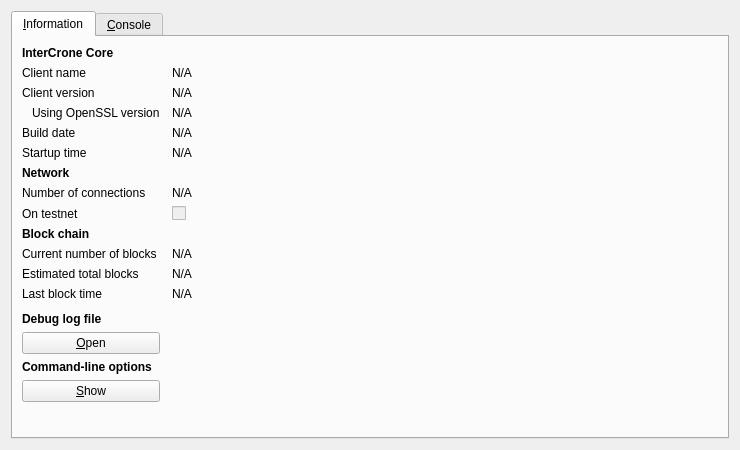
<?xml version="1.0" encoding="UTF-8"?>
<ui version="4.0">
 <class>RPCConsole</class>
 <widget class="QDialog" name="RPCConsole">
  <property name="geometry">
   <rect>
    <x>0</x>
    <y>0</y>
    <width>740</width>
    <height>450</height>
   </rect>
  </property>
  <property name="windowTitle">
   <string>InterCrone - Debug window</string>
  </property>
  <layout class="QVBoxLayout" name="verticalLayout_2">
   <item>
    <widget class="QTabWidget" name="tabWidget">
     <property name="currentIndex">
      <number>0</number>
     </property>
     <widget class="QWidget" name="tab_info">
      <attribute name="title">
       <string>&amp;Information</string>
      </attribute>
      <layout class="QGridLayout" name="gridLayout" columnstretch="0,1">
       <property name="horizontalSpacing">
        <number>12</number>
       </property>
       <item row="0" column="0">
        <widget class="QLabel" name="label_9">
         <property name="font">
          <font>
           <weight>75</weight>
           <bold>true</bold>
          </font>
         </property>
         <property name="text">
          <string>InterCrone Core</string>
         </property>
        </widget>
       </item>
       <item row="1" column="0">
        <widget class="QLabel" name="label_5">
         <property name="text">
          <string>Client name</string>
         </property>
        </widget>
       </item>
       <item row="1" column="1">
        <widget class="QLabel" name="clientName">
         <property name="cursor">
          <cursorShape>IBeamCursor</cursorShape>
         </property>
         <property name="text">
          <string>N/A</string>
         </property>
         <property name="textFormat">
          <enum>Qt::PlainText</enum>
         </property>
         <property name="textInteractionFlags">
          <set>Qt::LinksAccessibleByMouse|Qt::TextSelectableByKeyboard|Qt::TextSelectableByMouse</set>
         </property>
        </widget>
       </item>
       <item row="2" column="0">
        <widget class="QLabel" name="label_6">
         <property name="text">
          <string>Client version</string>
         </property>
        </widget>
       </item>
       <item row="2" column="1">
        <widget class="QLabel" name="clientVersion">
         <property name="cursor">
          <cursorShape>IBeamCursor</cursorShape>
         </property>
         <property name="text">
          <string>N/A</string>
         </property>
         <property name="textFormat">
          <enum>Qt::PlainText</enum>
         </property>
         <property name="textInteractionFlags">
          <set>Qt::LinksAccessibleByMouse|Qt::TextSelectableByKeyboard|Qt::TextSelectableByMouse</set>
         </property>
        </widget>
       </item>
       <item row="3" column="0">
        <widget class="QLabel" name="label_14">
         <property name="text">
          <string>Using OpenSSL version</string>
         </property>
         <property name="indent">
          <number>10</number>
         </property>
        </widget>
       </item>
       <item row="3" column="1">
        <widget class="QLabel" name="openSSLVersion">
         <property name="cursor">
          <cursorShape>IBeamCursor</cursorShape>
         </property>
         <property name="text">
          <string>N/A</string>
         </property>
         <property name="textFormat">
          <enum>Qt::PlainText</enum>
         </property>
         <property name="textInteractionFlags">
          <set>Qt::LinksAccessibleByMouse|Qt::TextSelectableByKeyboard|Qt::TextSelectableByMouse</set>
         </property>
        </widget>
       </item>
       <item row="4" column="0">
        <widget class="QLabel" name="label_12">
         <property name="text">
          <string>Build date</string>
         </property>
        </widget>
       </item>
       <item row="4" column="1">
        <widget class="QLabel" name="buildDate">
         <property name="cursor">
          <cursorShape>IBeamCursor</cursorShape>
         </property>
         <property name="text">
          <string>N/A</string>
         </property>
         <property name="textFormat">
          <enum>Qt::PlainText</enum>
         </property>
         <property name="textInteractionFlags">
          <set>Qt::LinksAccessibleByMouse|Qt::TextSelectableByKeyboard|Qt::TextSelectableByMouse</set>
         </property>
        </widget>
       </item>
       <item row="5" column="0">
        <widget class="QLabel" name="label_13">
         <property name="text">
          <string>Startup time</string>
         </property>
        </widget>
       </item>
       <item row="5" column="1">
        <widget class="QLabel" name="startupTime">
         <property name="cursor">
          <cursorShape>IBeamCursor</cursorShape>
         </property>
         <property name="text">
          <string>N/A</string>
         </property>
         <property name="textFormat">
          <enum>Qt::PlainText</enum>
         </property>
         <property name="textInteractionFlags">
          <set>Qt::LinksAccessibleByMouse|Qt::TextSelectableByKeyboard|Qt::TextSelectableByMouse</set>
         </property>
        </widget>
       </item>
       <item row="6" column="0">
        <widget class="QLabel" name="label_11">
         <property name="font">
          <font>
           <weight>75</weight>
           <bold>true</bold>
          </font>
         </property>
         <property name="text">
          <string>Network</string>
         </property>
        </widget>
       </item>
       <item row="7" column="0">
        <widget class="QLabel" name="label_7">
         <property name="text">
          <string>Number of connections</string>
         </property>
        </widget>
       </item>
       <item row="7" column="1">
        <widget class="QLabel" name="numberOfConnections">
         <property name="cursor">
          <cursorShape>IBeamCursor</cursorShape>
         </property>
         <property name="text">
          <string>N/A</string>
         </property>
         <property name="textFormat">
          <enum>Qt::PlainText</enum>
         </property>
         <property name="textInteractionFlags">
          <set>Qt::LinksAccessibleByMouse|Qt::TextSelectableByKeyboard|Qt::TextSelectableByMouse</set>
         </property>
        </widget>
       </item>
       <item row="8" column="0">
        <widget class="QLabel" name="label_8">
         <property name="text">
          <string>On testnet</string>
         </property>
        </widget>
       </item>
       <item row="8" column="1">
        <widget class="QCheckBox" name="isTestNet">
         <property name="enabled">
          <bool>false</bool>
         </property>
         <property name="text">
          <string/>
         </property>
        </widget>
       </item>
       <item row="9" column="0">
        <widget class="QLabel" name="label_10">
         <property name="font">
          <font>
           <weight>75</weight>
           <bold>true</bold>
          </font>
         </property>
         <property name="text">
          <string>Block chain</string>
         </property>
        </widget>
       </item>
       <item row="10" column="0">
        <widget class="QLabel" name="label_3">
         <property name="text">
          <string>Current number of blocks</string>
         </property>
        </widget>
       </item>
       <item row="10" column="1">
        <widget class="QLabel" name="numberOfBlocks">
         <property name="cursor">
          <cursorShape>IBeamCursor</cursorShape>
         </property>
         <property name="text">
          <string>N/A</string>
         </property>
         <property name="textFormat">
          <enum>Qt::PlainText</enum>
         </property>
         <property name="textInteractionFlags">
          <set>Qt::LinksAccessibleByMouse|Qt::TextSelectableByKeyboard|Qt::TextSelectableByMouse</set>
         </property>
        </widget>
       </item>
       <item row="11" column="0">
        <widget class="QLabel" name="label_4">
         <property name="text">
          <string>Estimated total blocks</string>
         </property>
        </widget>
       </item>
       <item row="11" column="1">
        <widget class="QLabel" name="totalBlocks">
         <property name="cursor">
          <cursorShape>IBeamCursor</cursorShape>
         </property>
         <property name="text">
          <string>N/A</string>
         </property>
         <property name="textFormat">
          <enum>Qt::PlainText</enum>
         </property>
         <property name="textInteractionFlags">
          <set>Qt::LinksAccessibleByMouse|Qt::TextSelectableByKeyboard|Qt::TextSelectableByMouse</set>
         </property>
        </widget>
       </item>
       <item row="12" column="0">
        <widget class="QLabel" name="label_2">
         <property name="text">
          <string>Last block time</string>
         </property>
        </widget>
       </item>
       <item row="12" column="1">
        <widget class="QLabel" name="lastBlockTime">
         <property name="cursor">
          <cursorShape>IBeamCursor</cursorShape>
         </property>
         <property name="text">
          <string>N/A</string>
         </property>
         <property name="textFormat">
          <enum>Qt::PlainText</enum>
         </property>
         <property name="textInteractionFlags">
          <set>Qt::LinksAccessibleByMouse|Qt::TextSelectableByKeyboard|Qt::TextSelectableByMouse</set>
         </property>
        </widget>
       </item>
       <item row="13" column="0">
        <spacer name="verticalSpacer_2">
         <property name="orientation">
          <enum>Qt::Vertical</enum>
         </property>
         <property name="sizeHint" stdset="0">
          <size>
           <width>20</width>
           <height>20</height>
          </size>
         </property>
        </spacer>
       </item>
       <item row="14" column="0">
        <widget class="QLabel" name="labelDebugLogfile">
         <property name="font">
          <font>
           <weight>75</weight>
           <bold>true</bold>
          </font>
         </property>
         <property name="text">
          <string>Debug log file</string>
         </property>
        </widget>
       </item>
       <item row="15" column="0">
        <widget class="QPushButton" name="openDebugLogfileButton">
         <property name="toolTip">
          <string>Open the InterCrone debug log file from the current data directory. This can take a few seconds for large log files.</string>
         </property>
         <property name="text">
          <string>&amp;Open</string>
         </property>
         <property name="autoDefault">
          <bool>false</bool>
         </property>
        </widget>
       </item>
       <item row="16" column="0">
        <widget class="QLabel" name="labelCLOptions">
         <property name="font">
          <font>
           <weight>75</weight>
           <bold>true</bold>
          </font>
         </property>
         <property name="text">
          <string>Command-line options</string>
         </property>
        </widget>
       </item>
       <item row="17" column="0">
        <widget class="QPushButton" name="showCLOptionsButton">
         <property name="toolTip">
          <string>Show the InterCrone-Qt help message to get a list with possible InterCrone command-line options.</string>
         </property>
         <property name="text">
          <string>&amp;Show</string>
         </property>
         <property name="autoDefault">
          <bool>false</bool>
         </property>
        </widget>
       </item>
       <item row="18" column="0">
        <spacer name="verticalSpacer">
         <property name="orientation">
          <enum>Qt::Vertical</enum>
         </property>
         <property name="sizeHint" stdset="0">
          <size>
           <width>20</width>
           <height>40</height>
          </size>
         </property>
        </spacer>
       </item>
      </layout>
     </widget>
     <widget class="QWidget" name="tab_console">
      <attribute name="title">
       <string>&amp;Console</string>
      </attribute>
      <layout class="QVBoxLayout" name="verticalLayout_3">
       <property name="spacing">
        <number>3</number>
       </property>
       <item>
        <widget class="QTextEdit" name="messagesWidget">
         <property name="minimumSize">
          <size>
           <width>0</width>
           <height>100</height>
          </size>
         </property>
         <property name="readOnly">
          <bool>true</bool>
         </property>
         <property name="tabKeyNavigation" stdset="0">
          <bool>false</bool>
         </property>
         <property name="columnCount" stdset="0">
          <number>2</number>
         </property>
        </widget>
       </item>
       <item>
        <layout class="QHBoxLayout" name="horizontalLayout">
         <property name="spacing">
          <number>3</number>
         </property>
         <item>
          <widget class="QLabel" name="label">
           <property name="text">
            <string notr="true">&gt;</string>
           </property>
          </widget>
         </item>
         <item>
          <widget class="QLineEdit" name="lineEdit"/>
         </item>
         <item>
          <widget class="QPushButton" name="clearButton">
           <property name="maximumSize">
            <size>
             <width>24</width>
             <height>24</height>
            </size>
           </property>
           <property name="toolTip">
            <string>Clear console</string>
           </property>
           <property name="text">
            <string/>
           </property>
           <property name="icon">
            <iconset resource="../bitcoin.qrc">
             <normaloff>:/icons/remove</normaloff>:/icons/remove</iconset>
           </property>
           <property name="shortcut">
            <string notr="true">Ctrl+L</string>
           </property>
           <property name="autoDefault">
            <bool>false</bool>
           </property>
          </widget>
         </item>
        </layout>
       </item>
      </layout>
     </widget>
    </widget>
   </item>
  </layout>
 </widget>
 <resources>
  <include location="../bitcoin.qrc"/>
 </resources>
 <connections/>
</ui>
